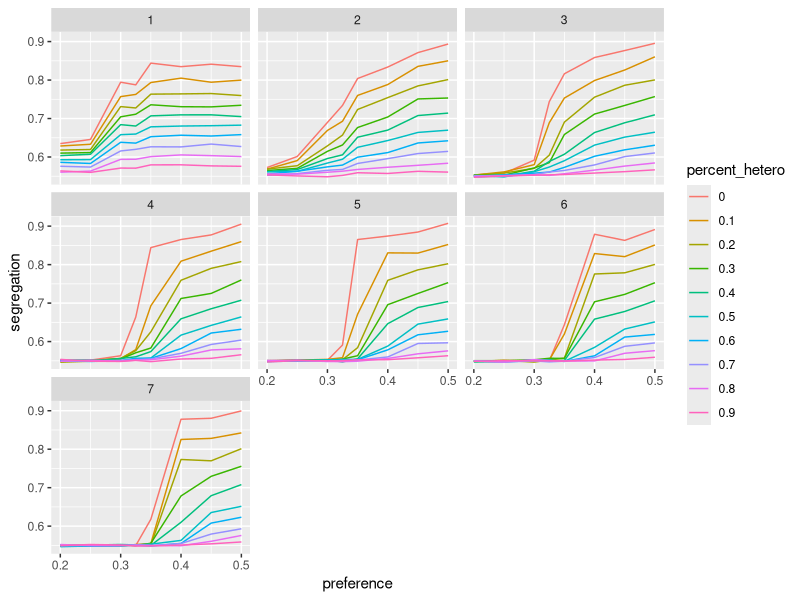
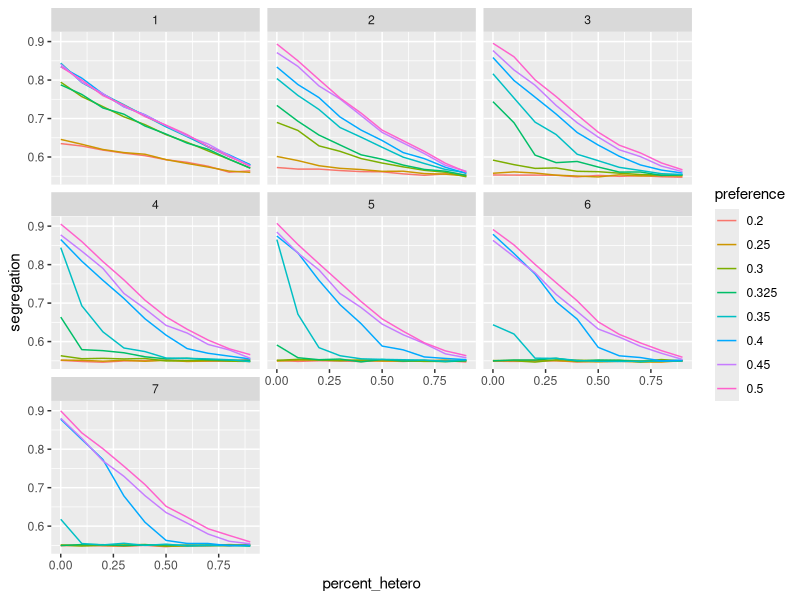
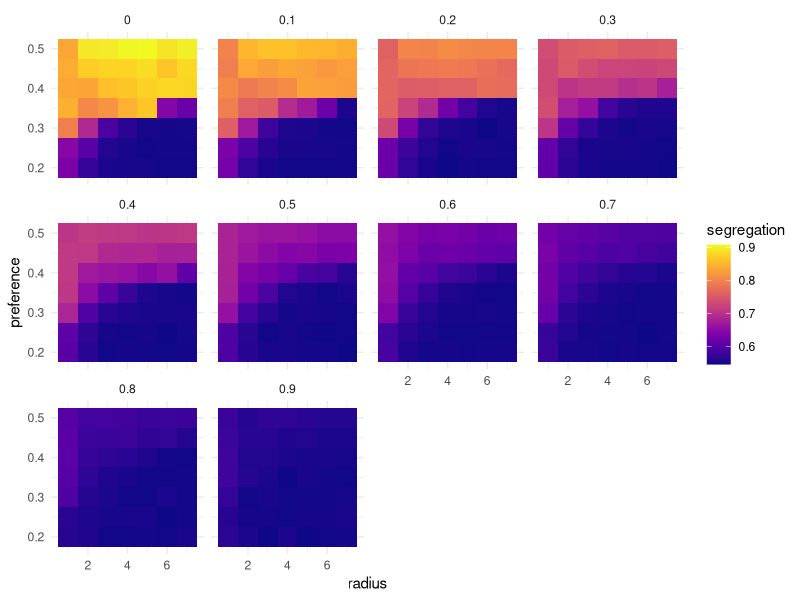
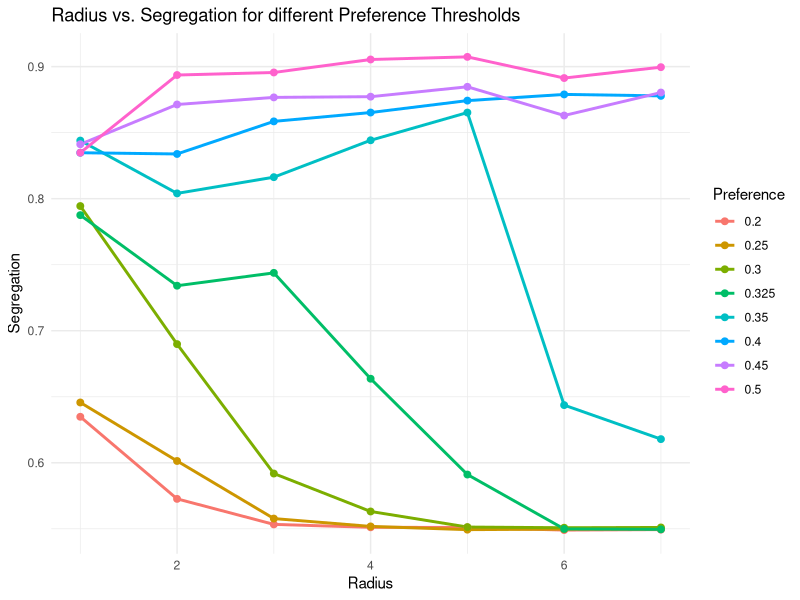
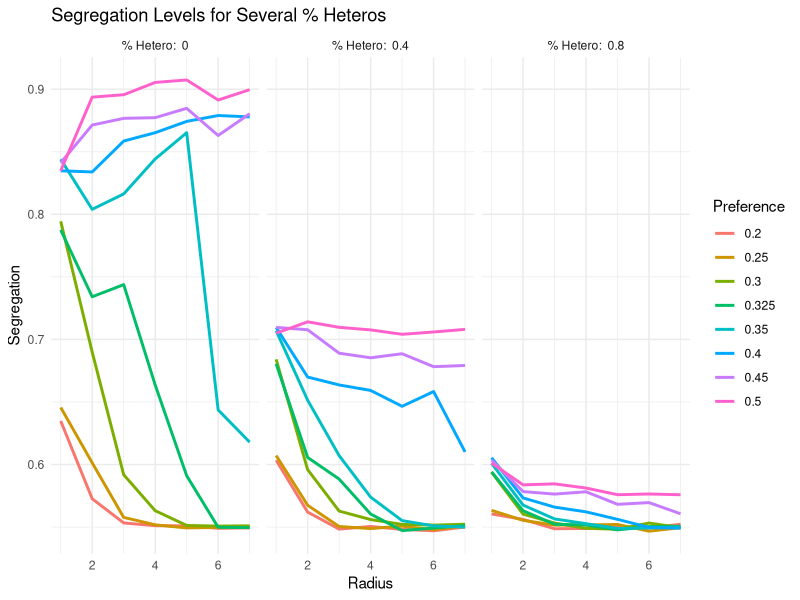
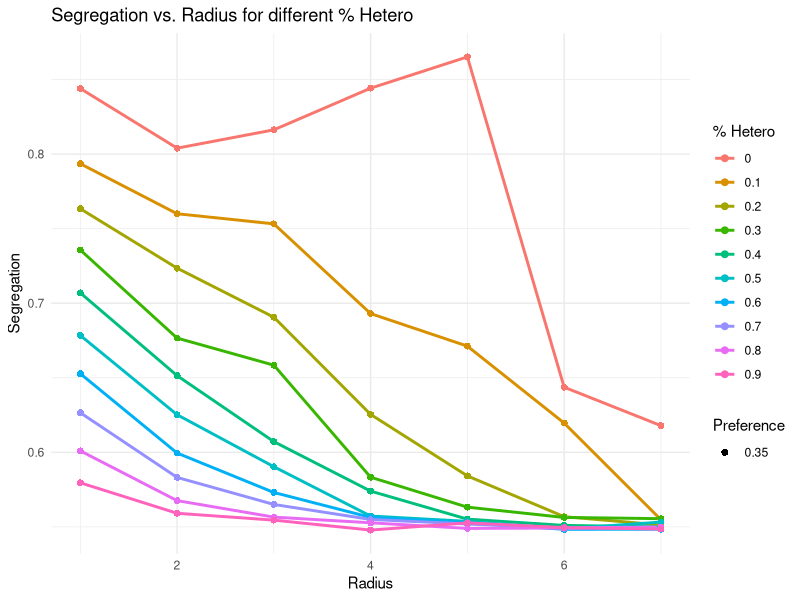

R code for these plots, in order:
## ---- chunk 1
library(tidyverse)
library(viridis)
## ---- chunk 2
theme_common <- function() {
  theme_minimal() %+replace%
  theme(
    axis.text.x = element_text(size = 12),
    axis.text.y = element_text(size = 12),
    axis.title.x = element_text(margin = margin(4, 4, 4, 4), size = 16),
    axis.title.y = element_text(margin = margin(4, 4, 4, 4), size = 16, angle = 90),

    legend.title = element_text(size = 16),
    legend.text = element_text(size = 12),

    strip.text.x = element_text(size = 12),
    strip.text.y = element_text(size = 12),

    panel.grid.major = element_line(color = "grey90"),
    panel.grid.minor = element_line(color = "grey90"),

    aspect.ratio = 10/16,

    plot.margin = unit(c(t = +0, b = +0, r = +0, l = +0), "cm"),
    plot.title = element_text(size = 18),
    # plot.title.position = "plot",
    plot.subtitle = element_text(size = 16),
    plot.caption = element_text(size = 12)
  )
}
## ---- chunk 3
df_seg <- read.csv("data/ext_data.csv")
df_seg %>%
  group_by(preference,percent_hetero,radius) %>%
  summarize(
    segregation = mean(segregation)
  ) %>%
  mutate(
    percent_hetero = as.character(percent_hetero)
  ) %>%
  ggplot() +
  geom_line(
    aes(
      x = preference, 
      y = segregation, 
      color = percent_hetero
    )) +
  facet_wrap( ~ radius)
## ---- chunk 4
p <- df_seg %>%
  group_by(preference,percent_hetero,radius) %>%
  summarize(
    segregation = mean(segregation)
  ) %>%
  mutate(
    Preference = as.character(preference),
    Radius = radius,
    Segregation = segregation
  ) %>%
  filter(percent_hetero == 0) %>%
  ggplot(
    aes(
      x = radius,
      y = segregation
    )
  ) +
  geom_line(aes(color = Preference), size = 1) +
  geom_point(aes(color = Preference), size = 2) +
  theme_minimal() +
  labs(
    title = "Radius vs. Segregation for different Preference Thresholds",
    x = "Radius",
    y = "Segregation",
    color = "Preference"
  )
ggsave(filename = "graph1.jpg", plot = p, device = "jpg", width = 8, height = 5)
## ---- chunk 5
p <- df_seg %>%
  group_by(preference,percent_hetero,radius) %>%
  summarize(
    segregation = mean(segregation)
  ) %>%
  filter(percent_hetero %in% c(0,0.4,0.8)) %>%
  mutate(
    preference = as.character(preference),
    percent_hetero = paste("% Hetero: ",percent_hetero)
  ) %>%
  ggplot(
    aes(
      x = radius,
      y = segregation
    )
  ) +
  geom_line(aes(color = preference), size = 1) +
  # geom_point(aes(color = preference), size = 1) +
  theme_minimal() +
  facet_wrap(~ percent_hetero) +
  labs(
    title = "Segregation Levels for Several % Heteros",
    x = "Radius",
    y = "Segregation",
    color = "Preference"
  )
ggsave(filename = "graph2.jpg", plot = p, device = "jpg", width = 8, height = 5)





## ---- chunk 6
df_seg %>%
  group_by(preference,percent_hetero,radius) %>%
  summarize(
    segregation = mean(segregation)
  ) %>%
  mutate(
    preference = as.character(preference)
  ) %>%
  # filter(radius == 1) %>%
  ggplot() +
  geom_line(
    aes(
      x = percent_hetero, 
      y = segregation, 
      color = preference
    )) +
  facet_wrap(~radius)
## ---- chunk 7
p <- df_seg %>%
  group_by(preference,percent_hetero,radius) %>%
  summarize(
    segregation = mean(segregation)
  ) %>%
  mutate(
    percent_hetero = as.character(percent_hetero),
    preference = as.character(preference)
  ) %>%
  filter(preference == 0.35) %>%
  ggplot() +
  geom_line(
    aes(
      x = radius, 
      y = segregation,
      color = percent_hetero
    ),
    size = 1
  ) +
  geom_point(
    aes(
      x = radius, 
      y = segregation,
      color = percent_hetero,
      shape = preference
    ),
    size = 2
  ) +
  theme_minimal() +
  labs(
    title = "Segregation vs. Radius for different % Hetero",
    x = "Radius",
    y = "Segregation",
    color = "% Hetero",
    shape = "Preference"
  )

ggsave(filename = "graph3.jpg", plot = p, device = "jpg", width = 8, height = 5)
## ---- chunk 8
df_seg %>%
  group_by(preference,percent_hetero,radius) %>%
  summarize(
    segregation = mean(segregation) #%>% round(2) %>% as.character()
  ) %>%
  filter(preference != 0.325) %>%
  ggplot() +
  geom_tile(
    aes(
      # x = percent_hetero,
      x = radius,
      y = preference, 
      fill = segregation
    )) +
  # facet_wrap(~radius) +
  facet_wrap(~percent_hetero) +
  theme_minimal() +
  scale_fill_viridis(option="plasma")
